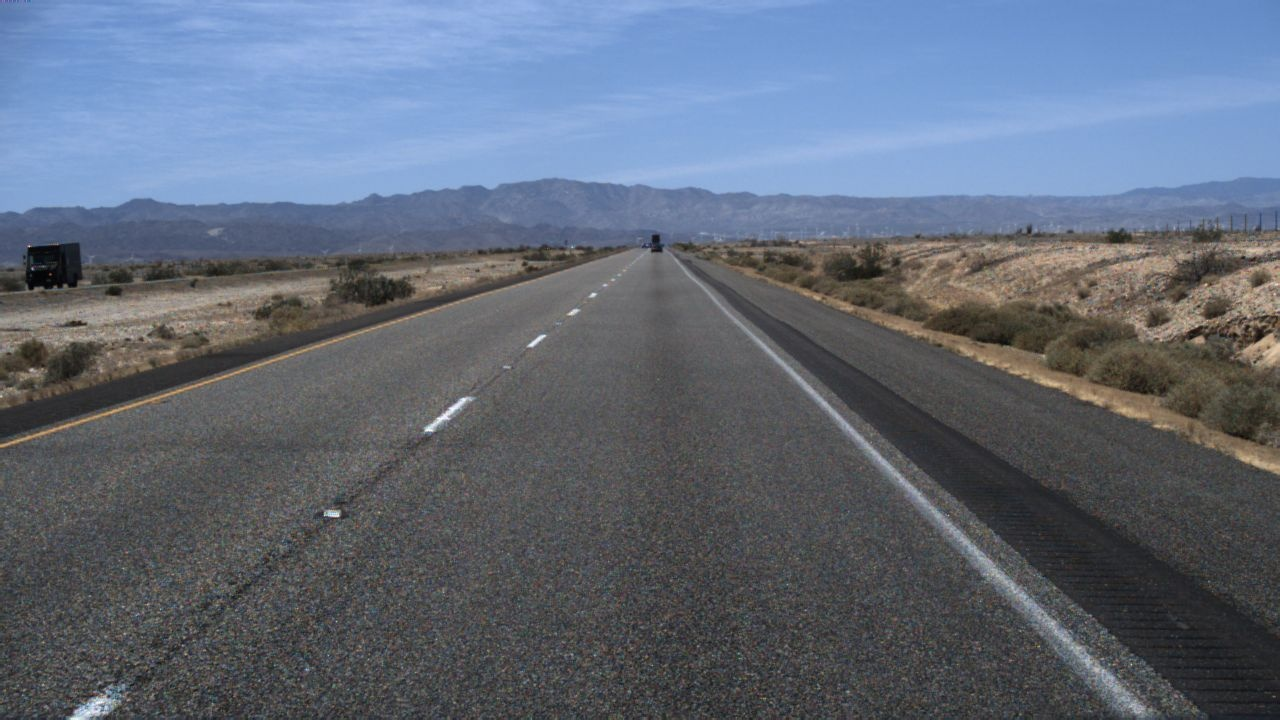
#> input picture BirdEyeView/1.jpg, 1280 x 720 px
$ python bird_eye_view.py
#> lines starting #> are read from the running program, lines starting #| are printed output that depends on the picture
### BirdEyeView/calibration.py
import numpy as np

def get_rotation_matrix_x(theta: float) -> np.ndarray:
    """
    X축을 기준으로 회전 행렬을 생성합니다.
    Args:
        theta (float): 회전 각도 (라디안)
    Returns:
        np.ndarray: 4x4 회전 행렬
    """
    sin_theta = np.sin(theta)
    cos_theta = np.cos(theta)

    m_rotation = np.array([
        [1, 0, 0, 0],
        [0, cos_theta, -sin_theta, 0],
        [0, sin_theta, cos_theta, 0],
        [0, 0, 0, 1]
    ])

    return m_rotation

def get_rotation_matrix_y(theta: float) -> np.ndarray:
    """
    Y축을 기준으로 회전 행렬을 생성합니다.
    Args:
        theta (float): 회전 각도 (라디안)
    Returns:
        np.ndarray: 4x4 회전 행렬
    """
    sin_theta = np.sin(theta)
    cos_theta = np.cos(theta)

    m_rotation = np.array([
        [cos_theta, 0, sin_theta, 0],
        [0, 1, 0, 0],
        [-sin_theta, 0, cos_theta, 0],
        [0, 0, 0, 1]
    ])

    return m_rotation

def get_rotation_matrix_z(theta: float) -> np.ndarray:
    """
    Z축을 기준으로 회전 행렬을 생성합니다.
    Args:
        theta (float): 회전 각도 (라디안)
    Returns:
        np.ndarray: 4x4 회전 행렬
    """
    sin_theta = np.sin(theta)
    cos_theta = np.cos(theta)

    m_rotation = np.array([
        [cos_theta, -sin_theta, 0, 0],
        [sin_theta, cos_theta, 0, 0],
        [0, 0, 1, 0],
        [0, 0, 0, 1]
    ])

    return m_rotation

def get_rotation_matrix(rotation: np.ndarray) -> np.ndarray:
    """
    3차원 회전 벡터를 이용하여 3차원 회전 행렬을 생성합니다.
    Args:
        rotation (np.ndarray): [roll, pitch, yaw] 회전 벡터 (라디안)
    Returns:
        np.ndarray: 4x4 회전 행렬
    """
    roll, pitch, yaw = rotation
    m_rotation = get_rotation_matrix_z(yaw) @ get_rotation_matrix_y(pitch) @ get_rotation_matrix_x(roll)
    return m_rotation

def get_translation_matrix(translation: np.ndarray) -> np.ndarray:
    """
    이동 행렬을 생성합니다.
    Args:
        translation (np.ndarray): [x, y, z] 이동 벡터
    Returns:
        np.ndarray: 4x4 이동 행렬
    """
    x, y, z = translation
    m_translation = np.array([
        [1, 0, 0, x],
        [0, 1, 0, y],
        [0, 0, 1, z],
        [0, 0, 0, 1]
    ])
    return m_translation

def get_extrinsic_matrix(axis_rotation: np.ndarray, translation: np.ndarray, rotation: np.ndarray) -> np.ndarray:
    """
    외부 파라미터 행렬을 생성합니다.
    Args:
        axis_rotation (np.ndarray): [roll, pitch, yaw] 회전 벡터 (라디안)
        translation (np.ndarray): [x, y, z] 이동 벡터
        rotation (np.ndarray): [roll, pitch, yaw] 회전 벡터 (라디안)
    Returns:
        np.ndarray: 4x4 외부 파라미터 행렬
    """
    m_extrinsic = get_rotation_matrix(rotation) @ get_translation_matrix(translation) @ get_rotation_matrix(axis_rotation)
    return m_extrinsic

def get_intrinsic_matrix(fov: float, aspect: float) -> np.ndarray:
    """
    내부 파라미터 행렬을 생성합니다.
    (2*aspect, 2) 크기의 투영 평면에 점을 투영합니다.
    Args:
        fov (float): 대각선 FOV (라디안)
        aspect (float): 투영 평면의 가로세로 비율
    Returns:
        np.ndarray: 4x4 내부 파라미터 행렬
    """
    focal_length = np.sqrt(1 + aspect**2) / np.tan(fov / 2)

    # 카메라에 따라 fx, fy를 사용하는 것이 더 정확한 경우도 있음
    fov_y = 2 * np.arctan(1 / focal_length)
    fov_x = 2 * np.arctan(aspect / focal_length)

    fy = 1 / np.tan(fov_y / 2)
    fx = 1 / np.tan(fov_x / 2)

    u0 = aspect
    v0 = 1

    m_intrinsic = np.array([
        [focal_length, 0, u0, 0],
        [0, focal_length, v0, 0],
        [0, 0, 1, 0],
        [0, 0, 0, 1]
    ])

    return m_intrinsic

def get_expand_matrix(image_height: int) -> np.ndarray:
    """
    이미지 확장 행렬을 생성합니다.
    Args:
        image_height (int): 이미지 높이
    Returns:
        np.ndarray: 4x4 확장 행렬
    """
    m_expand = np.array([
        [image_height / 2, 0, 0, 0],
        [0, image_height / 2, 0, 0],
        [0, 0, 1, 0],
        [0, 0, 0, 1]
    ])

    return m_expand

def get_transformation_matrix(image_shape: tuple[int, int], fov: float,
                            axis_rotation: np.ndarray, translation: np.ndarray, rotation: np.ndarray) -> np.ndarray:
    """
    3D 좌표를 2D 이미지 좌표로 변환하는 변환 행렬을 생성합니다.
    Args:
        image_shape (tuple[int, int]): 이미지 크기 (너비, 높이)
        fov (float): 시야각 (라디안)
        axis_rotation (np.ndarray): [roll, pitch, yaw] 회전 벡터 (라디안)
        translation (np.ndarray): [x, y, z] 이동 벡터
        rotation (np.ndarray): [roll, pitch, yaw] 회전 벡터 (라디안)
    Returns:
        np.ndarray: 4x4 변환 행렬
    """
    m_extrinsic = get_extrinsic_matrix(axis_rotation, translation, rotation)
    m_intrinsic = get_intrinsic_matrix(fov, image_shape[0] / image_shape[1])
    m_expand = get_expand_matrix(image_shape[1])

    m_transformation = m_expand @ m_intrinsic @ m_extrinsic

    return m_transformation

# [47 lines left out: functions project_points, inverse_project_points, not called in this run]

# [31 lines that do not run on import are left out]


### BirdEyeView/bird_eye_view.py
import numpy as np
import cv2
import matplotlib.pyplot as plt
import calibration

def get_map_matrix(m_transformation: np.ndarray, x_range: tuple[float, float], y_range: tuple[float, float],
                   bev_pixel_interval: tuple[float, float], camera_height: float) -> np.ndarray:
    """
    Bird's Eye View 변환을 위한 매핑 행렬을 생성합니다.
    Args:
        m_transformation (np.ndarray): 4x4 변환 행렬
        x_range (tuple[float, float]): x축 범위 (최소값, 최대값)
        y_range (tuple[float, float]): y축 범위 (최소값, 최대값)
        bev_pixel_interval (tuple[float, float]): BEV 이미지의 픽셀 간격 (x간격, y간격)
        camera_height (float): 카메라 높이
    Returns:
        np.ndarray: BEV 변환을 위한 매핑 행렬 (높이 x 너비 x 2)
    """
    x_samples = np.arange(x_range[0], x_range[1], bev_pixel_interval[0])[::-1]
    y_samples = np.arange(y_range[0], y_range[1], bev_pixel_interval[1])[::-1]
    output_height = len(x_samples)
    output_width = len(y_samples)

    world_points = np.column_stack([np.repeat(x_samples, output_width), np.tile(y_samples, output_height)])
    world_points = np.hstack([world_points, -camera_height * np.ones((world_points.shape[0], 1)), np.ones((world_points.shape[0], 1))])
    projected_points = world_points @ m_transformation
    projected_points = projected_points[:, :2] / projected_points[:, 2:3]
    map_matrix = projected_points.reshape(output_height, output_width, 2)

    return map_matrix

def make_bev_image(image: np.ndarray, map_matrix: np.ndarray) -> np.ndarray:
    """
    매핑 행렬을 사용하여 Bird's Eye View 이미지를 생성합니다.
    Args:
        image (np.ndarray): 원본 이미지 (HxWx3)
        map_matrix (np.ndarray): BEV 변환을 위한 매핑 행렬 (HxWx2)
    Returns:
        np.ndarray: Bird's Eye View로 변환된 이미지
    """
    image_shape = (image.shape[1], image.shape[0])
    output_height = map_matrix.shape[0]
    output_width = map_matrix.shape[1]
    projected_points = map_matrix.reshape(-1, 2)

    bev_image = np.zeros((output_height, output_width, 3), dtype=np.uint8)

    valid_mask = (0 <= projected_points[:, 0]) & (projected_points[:, 0] <= image_shape[0] - 1) & \
                (0 <= projected_points[:, 1]) & (projected_points[:, 1] <= image_shape[1] - 1)
    valid_points = projected_points[valid_mask]

    floor_coords = np.floor(valid_points).astype(np.int32)
    dists = valid_points - floor_coords

    x0, y0 = floor_coords[:, 0], floor_coords[:, 1]
    x1 = x0 + 1
    y1 = y0 + 1

    left_top_colors = image[y0, x0]
    right_top_colors = image[y0, x1]
    left_bottom_colors = image[y1, x0]
    right_bottom_colors = image[y1, x1]

    dx = dists[:, 0:1]
    dy = dists[:, 1:2]

    interpolated = (left_top_colors * (1 - dx) * (1 - dy) +
                right_top_colors * dx * (1 - dy) +
                left_bottom_colors * (1 - dx) * dy +
                right_bottom_colors * dx * dy)

    bev_image.reshape(-1, 3)[valid_mask] = interpolated

    return bev_image

if __name__ == "__main__":
    image_path = "./1.jpg"
    image = cv2.imread(image_path)
#> image is the input picture: shape (720, 1280, 3); mean B, G, R 120.6, 105.7, 96.7
    image_shape = (image.shape[1], image.shape[0])
#> image_shape = (1280, 720)

    axis_rotation_degree = (90, -90, 0)
    translation = (0, 0, 0)
    rotation_degree = (8.2, 0, 0)
    fov_degree = 85.7
    camera_height = 1.65

    axis_rotation_radian = np.deg2rad(axis_rotation_degree)
    rotation_radian = np.deg2rad(rotation_degree)
    fov_radian = np.deg2rad(fov_degree)
    m_transformation = calibration.get_transformation_matrix(image_shape, fov_radian, axis_rotation_radian, translation, rotation_radian).T

    x_range = (6.3, 50)
    y_range = (-10, 10)
    bev_pixel_interval = (0.05, 0.05)

    map_matrix = get_map_matrix(m_transformation, x_range, y_range, bev_pixel_interval, camera_height)
    bev_image = make_bev_image(image, map_matrix)
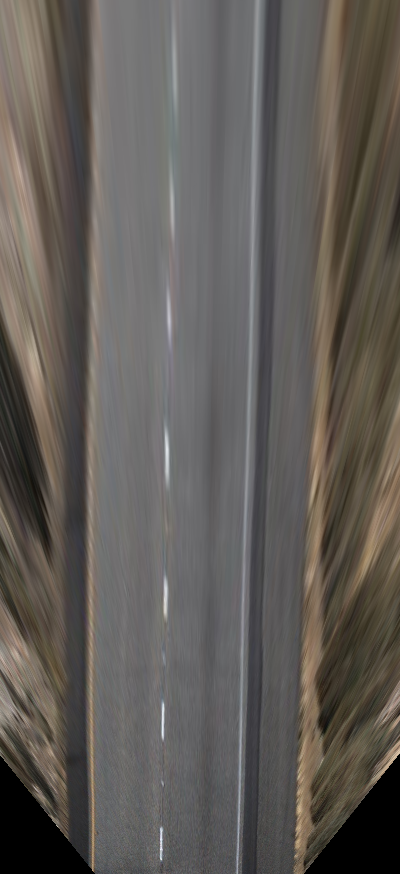
#> bev_image: shape (874, 400, 3); mean B, G, R 87.5, 92.3, 97

    plt.figure(figsize=(10, 5))

    plt.subplot(121)
    plt.imshow(cv2.cvtColor(image, cv2.COLOR_BGR2RGB))
    plt.title('Original Image')
    plt.axis('off')

    plt.subplot(122)
    plt.imshow(cv2.cvtColor(bev_image, cv2.COLOR_BGR2RGB), extent=[y_range[0], y_range[1], x_range[0], x_range[1]])
    plt.title('Bird\'s Eye View')
    plt.xlabel('Lateral distance (m)')
    plt.ylabel('Forward distance (m)')
    plt.xticks([-10, -5, 0, 5, 10])
    plt.yticks([6.3, 10, 15, 20, 25, 30, 35, 40, 45, 50])

    plt.tight_layout()
    plt.savefig('bev_result.png')
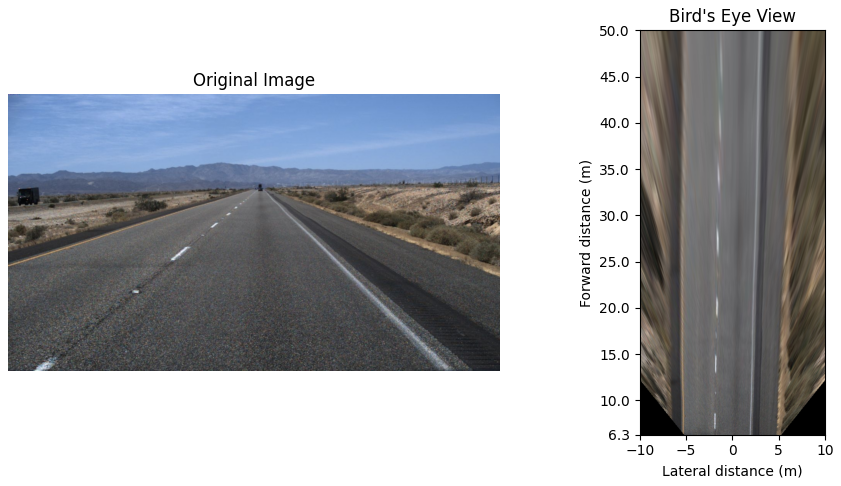
#> figure drawn by matplotlib, 2 panels

    plt.show()

$ run again, with BirdEyeView/road.png saved as BirdEyeView/1.jpg
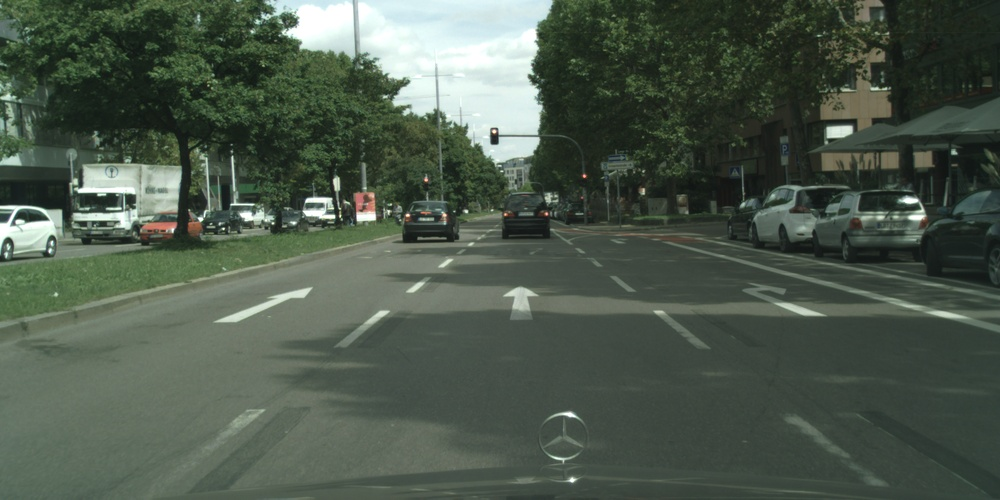
#> input picture BirdEyeView/road.png, 1000 x 500 px, shrunk from 2048 x 1024 before the run
#> image is the input picture: shape (500, 1000, 3); mean B, G, R 75.9, 89, 76.7
#> `bev_image = make_bev_image(image, map_matrix)`:
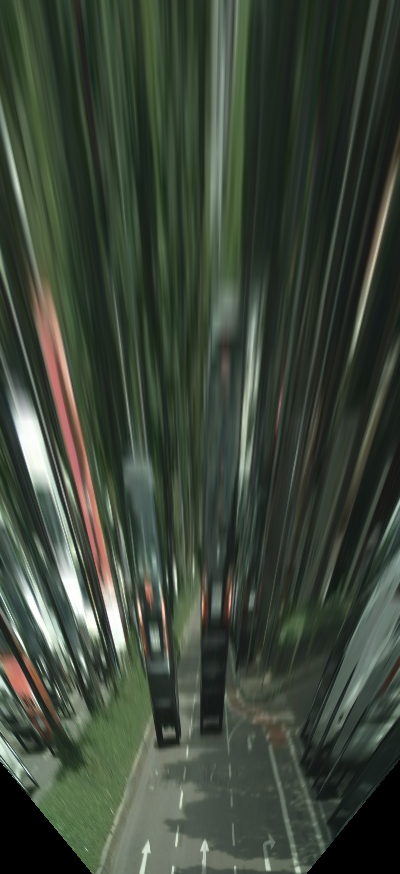
#> bev_image: shape (874, 400, 3); mean B, G, R 57.3, 70.3, 60.5
#> `plt.savefig('bev_result.png')`:
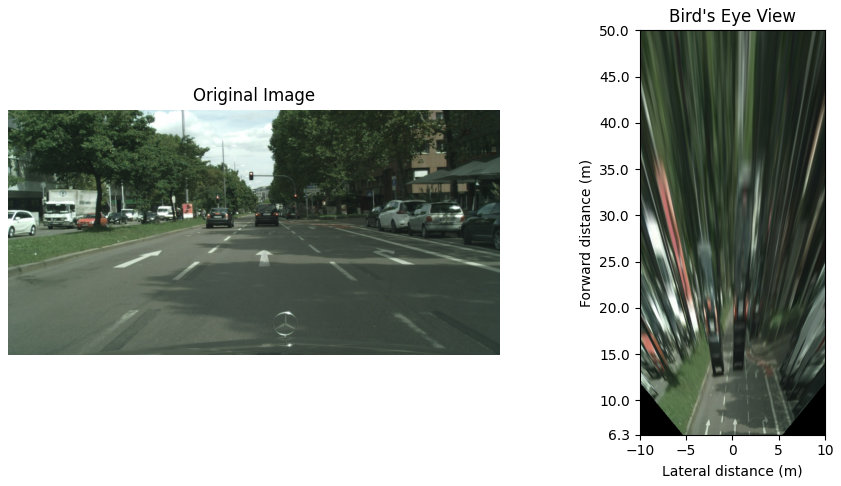
#> figure drawn by matplotlib, 2 panels

$ run again, with BirdEyeView/um_000000.png saved as BirdEyeView/1.jpg
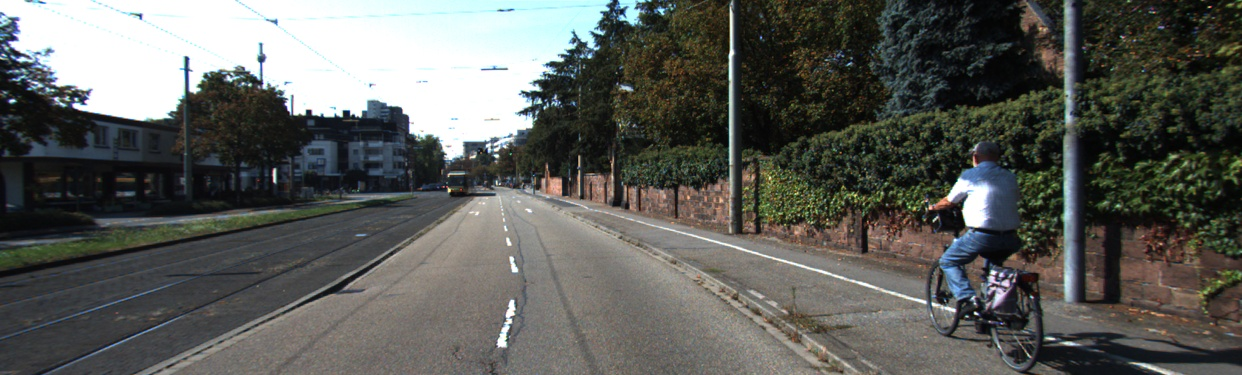
#> input picture BirdEyeView/um_000000.png, 1242 x 375 px
#> image is the input picture: shape (375, 1242, 3); mean B, G, R 89.5, 93.8, 92.3
#> `bev_image = make_bev_image(image, map_matrix)`:
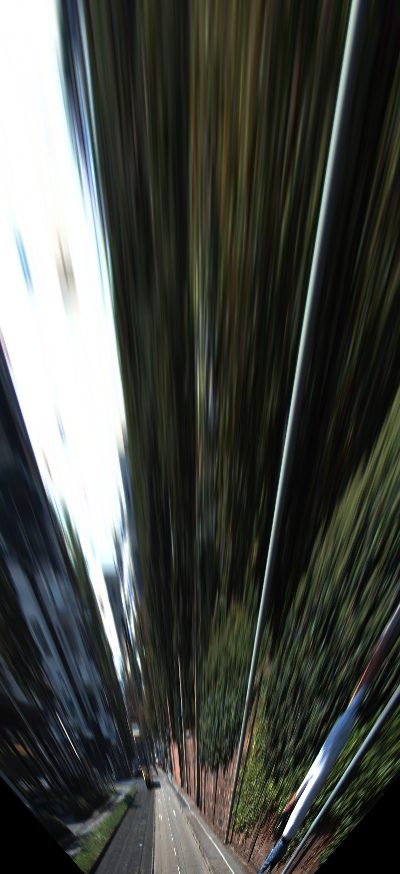
#> bev_image: shape (874, 400, 3); mean B, G, R 68.6, 73.8, 70.7
#> `plt.savefig('bev_result.png')`:
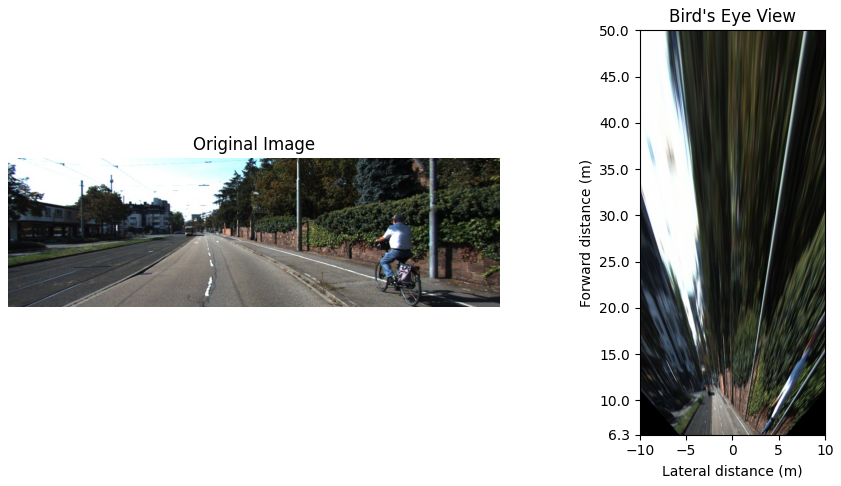
#> figure drawn by matplotlib, 2 panels

$ run again, with BirdEyeView/um_000001.png saved as BirdEyeView/1.jpg
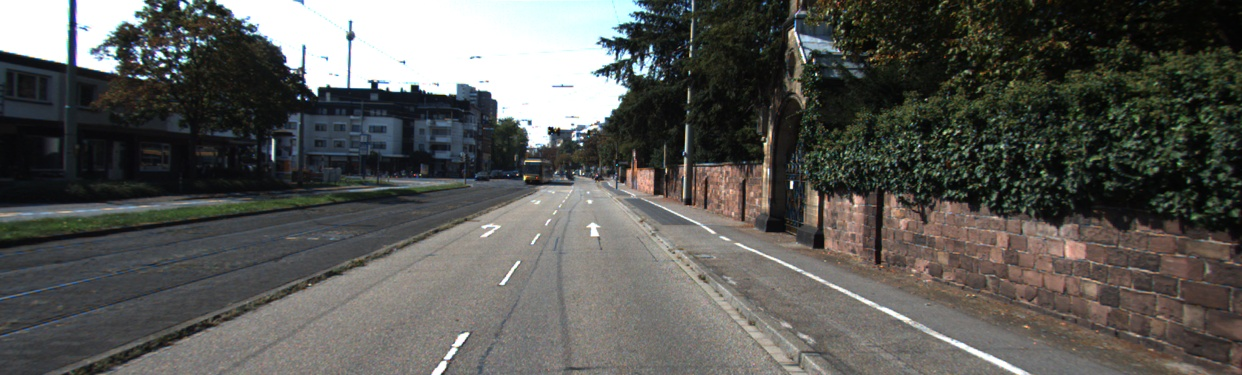
#> input picture BirdEyeView/um_000001.png, 1242 x 375 px
#> image is the input picture: shape (375, 1242, 3); mean B, G, R 85.3, 89, 89
#> `bev_image = make_bev_image(image, map_matrix)`:
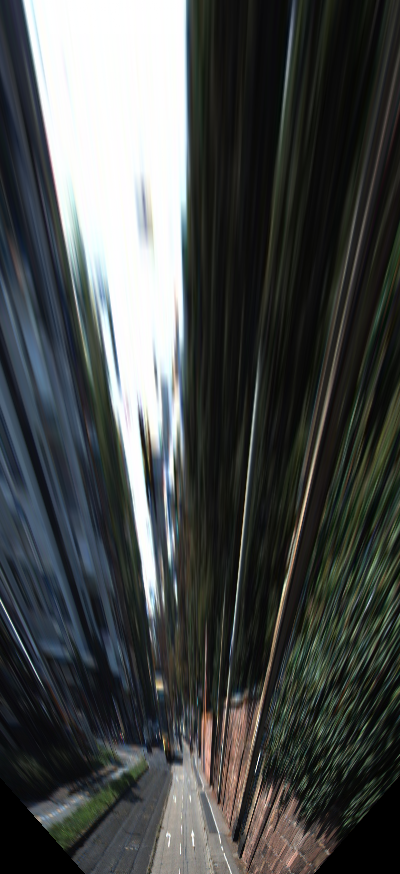
#> bev_image: shape (874, 400, 3); mean B, G, R 74, 74.9, 71.6
#> `plt.savefig('bev_result.png')`:
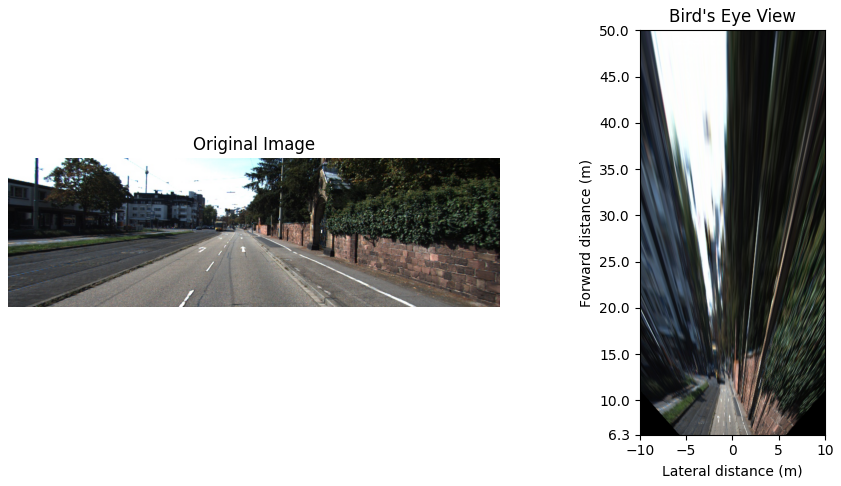
#> figure drawn by matplotlib, 2 panels
